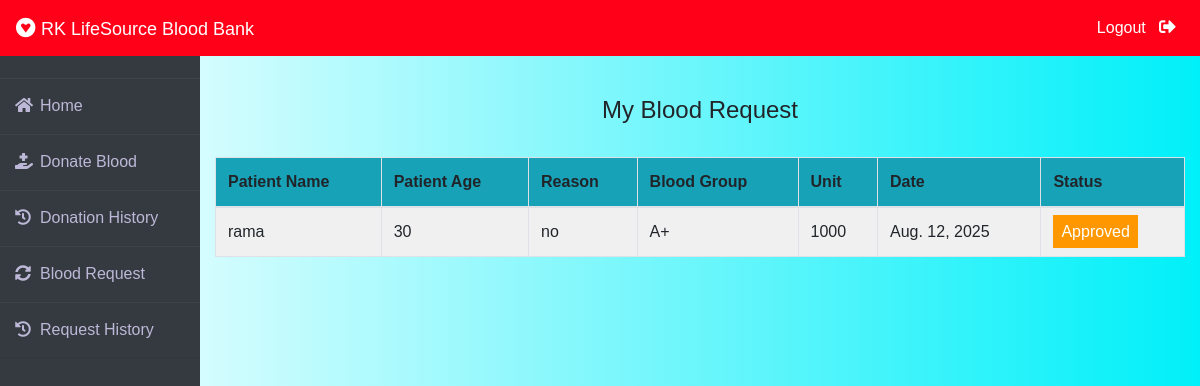
Screenshot of /donor/request-history (signed in) with the database file from the repository.
### blood/models.py (models this page shows, shortened)
class BloodRequest(models.Model):
    request_by_patient=models.ForeignKey(pmodels.Patient,null=True,on_delete=models.CASCADE)
    request_by_donor=models.ForeignKey(dmodels.Donor,null=True,on_delete=models.CASCADE)
    patient_name=models.CharField(max_length=30)
    patient_age=models.PositiveIntegerField()
    reason=models.CharField(max_length=500)
    bloodgroup=models.CharField(max_length=10)
    unit=models.PositiveIntegerField(default=0)
    status=models.CharField(max_length=20,default="Pending")
    date=models.DateField(auto_now=True)

### donor/views.py (the view)
# urls.py: path('request-history', views.request_history_view,name='request-history'),
def request_history_view(request):
    donor= models.Donor.objects.get(user_id=request.user.id)
    blood_request=bmodels.BloodRequest.objects.all().filter(request_by_donor=donor)
    return render(request,'donor/request_history.html',{'blood_request':blood_request})

### templates/donor/request_history.html (shortened to what this page needs)
{% extends 'donor/donorbase.html' %}
{% block content %}
{% load widget_tweaks %}
{%load static%}
<head>
   </head>
<br><br>
<div class="container">
    <H4 class="text-center">My Blood Request</H4><br>
    <table class="table table-light table-hover table-bordered table-striped">
        <thead class="bg-info">
            <tr>
                <th scope="col">Patient Name</th>
                <th scope="col">Patient Age</th>
                <th scope="col">Reason</th>
                <th scope="col">Blood Group</th>
                <th scope="col">Unit</th>
                <th scope="col">Date</th>
                <th scope="col">Status</th>
            </tr>
        </thead>
        <tbody>
            {% for t in blood_request %}
            <tr>
                <td> {{t.patient_name}}</td>
                <td>{{t.patient_age}}</td>
                <td>{{t.reason}}</td>
                <td>{{t.bloodgroup}}</td>
                <td>{{t.unit}}</td>
                <td>{{t.date}}</td>
                {% if t.status == 'Approved' %}
                <td><span class="label warning"> Approved</span></td>
                {% elif t.status == 'Rejected' %}
                <td><span class="label success">Rejected</span></td>
                {% else %}
                <td><span style="color: white;margin-left: 0px;" class="label info">Pending</span></td>
                {% endif %}
            </tr>
            {% endfor %}
        </tbody>
    </table>
</div>
{% endblock content %}

### templates/donor/donorbase.html (style rules this page uses)
* { margin: 0; padding: 0; box-sizing: border-box; list-style: none; text-decoration: none; font-family: 'Josefin Sans', sans-serif; }
body { background-color: #f3f5f9; }

### templates/donor/request_history.html (style rules this page uses)
body { background: linear-gradient(to right, #ffffffff, #00f0f9ff); min-height: 100vh; margin: 0; padding: 0; }
.label { color: white; padding: 8px; }
.warning { background-color: #ff9800; }

### rows the page displays
BloodRequest: patient_name "rama", patient_age "30", reason "no", bloodgroup "A+", unit "1000", date "Aug. 12, 2025", status "Approved"
